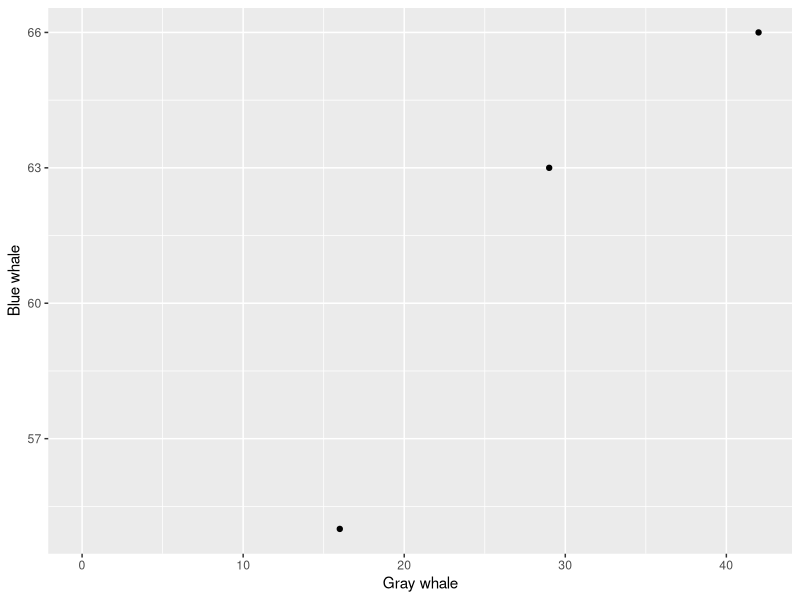
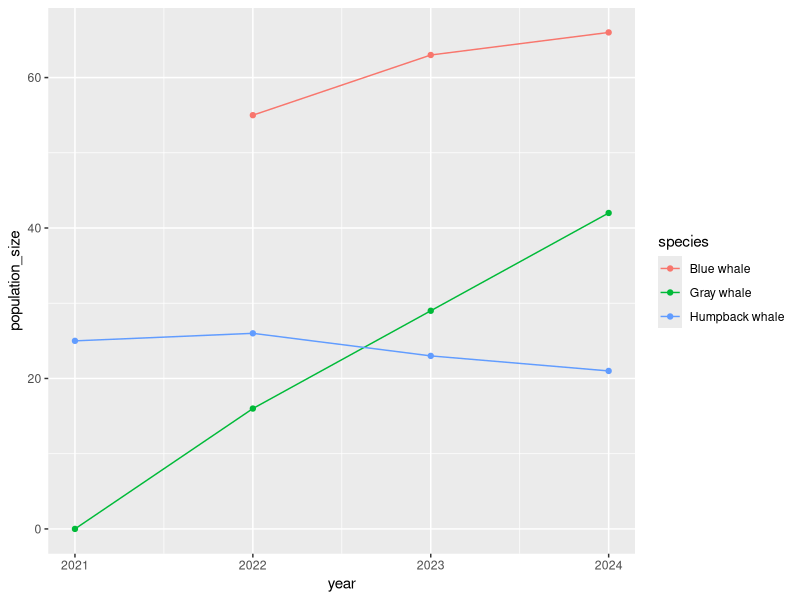

Source code (R) for these figures, in order:
## ---- chunk 1
#Reading in our library
library(tidyverse)
library(here)
## ---- chunk 2
# Read in the data
whale_popn_wide <- read_csv(here("data/whale_popn_wide.csv"))

# Take a look at it
whale_popn_wide

## Weird `` column examples:
# Ex. Fetch the data within one column
whale_popn_wide$`Gray whale`

# Ex. Plot Gray whale abundance vs Blue whale abundance
whale_popn_wide %>% 
  ggplot(aes(x = `Gray whale`,
             y = `Blue whale`)) +
  geom_point()

#Separating columns
whale_popn_wide.sep <- whale_popn_wide %>% 
  # Separate the site_year column
  separate(col = site_year,
           # Separate into two columns in this case
           into = c("site", "year"),
           # Separate by the "_"
           sep = "_"
  )

# Now look at the data
whale_popn_wide.sep

#Making year a numeric column 
whale_popn_wide.sep <- whale_popn_wide %>% 
  # Separate the site_year column
  separate(col = site_year,
           # Separate into two columns in this case
           into = c("site", "year"),
           # Separate by the "_"
           sep = "_"
  ) %>% 
  # Run the year column through the as.numeric() function and re-store that as year
  mutate(year = as.numeric(year))

# Now look at the data
whale_popn_wide.sep

#Another method for separating columns
whale_popn_wide %>% 
  # Separate the site_year column
  separate(col = site_year,
           # Separate into two columns in this case
           into = c("site", "year"),
           # Separate by the "_"
           sep = 4
  )

#Practicing unite function

whale_popn_wide.sep %>% 
  # Unite the site and year columns back into site_year
  unite(col = site_year, # New col name is going to be site_year again
        # Add in the existing columns that we want to unite together
        site, year,
        # Separate by a comma and space this time ", "
        sep = ", "
  )

#Using pivot to turn into long format function

# Pivot to long format
whale_long <- whale_popn_wide.sep %>% 
  # Take the columns we want to pivot
  pivot_longer(cols = c(`Gray whale`, `Humpback whale`, `Blue whale`),
               # Put the column names into a column called "species"
               names_to = "species",
               # Put the cell values into a column called "population_size"
               values_to = "population_size")
# Check out the data
whale_long

#Pivoting using the column number

whale_popn_wide.sep %>% 
  pivot_longer(cols = c(4:6), # c(4:6) creates a vector of the numbers 4 through 6, aka 4, 5, 6
               names_to = "species",
               values_to = "population_size")

#Choosing columns not to pivot

# Pivot to long format
whale_popn_wide.sep %>% 
  # Specify the columns we DON'T want to pivot
  pivot_longer(cols = -c(site, year, annual_temp),
               # Put the column names into a column called "species"
               names_to = "species",
               # Put the cell values into a column called "population_size"
               values_to = "population_size")

# Or:

whale_popn_wide.sep %>% 
  # Specify we DON'T want to pivot columns 1 through 3
  pivot_longer(cols = -c(1:3), # c(1:3) creates a vector of the numbers 1 through 3, aka 1,2,3
               names_to = "species",
               values_to = "population_size")

#Now let's graph this data 

whale_long %>% 
  ggplot(aes(x = year, y = population_size, color = species)) +
  geom_point() +
  geom_line()

## ---- chunk 3
#Practicing pivot_wider function 

whale_long %>%
  pivot_wider(names_from = species,
              values_from = population_size)
## ---- chunk 4
whale_long %>% arrange(species, year)

#Grouping and summarizing data by species 
whale_long %>% 
  group_by(species)

#Sumarizing our grouped data

whale_long %>% 
  group_by(species) %>% 
  summarize(mean_pop = mean(population_size))

#Removing NA's in the mean calculation

whale_long %>% 
  group_by(species) %>% 
  summarize(mean_pop = mean(population_size, na.rm = TRUE))

#Calculating standard deviation

whale_long %>% 
  group_by(species) %>% 
  summarize(mean_pop = mean(population_size, na.rm = TRUE),
            sd_pop = sd(population_size, na.rm = TRUE))

## ---- chunk 5
US_energy.wide <- read_csv("data/US_energy.wide.csv")
## ---- chunk 6
names(US_energy.wide)
## ---- chunk 7
unique(US_energy.wide$YYYYMM)
## ---- chunk 8
#No there are years and months lets separate

 
separate(US_energy.wide, col = YYYYMM, 
           into = c("YYYY", "MM"), 
           sep = 4)
